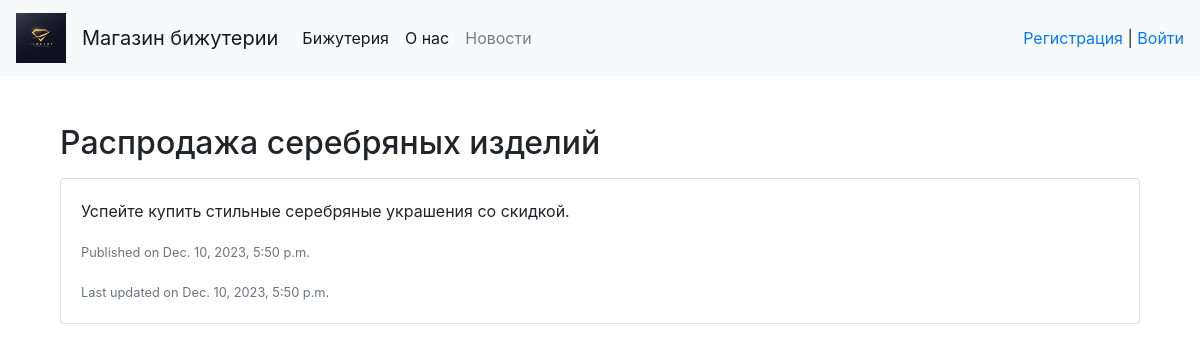
Page /news/news_detail/7/ on the committed database.
### news/models.py (models this page shows, shortened)
class News(models.Model):
    title = models.CharField(max_length=255)
    content = models.TextField()
    created_at = models.DateTimeField(auto_now_add=True)
    updated_at = models.DateTimeField(auto_now=True)

### news/views.py (the view)
# urls.py: path('news_detail/<int:pk>/', news_detail, name='news_detail'),
def news_detail(request, pk):
    news = get_object_or_404(News, pk=pk)
    return render(request, 'news/news_detail.html', {'news': news})

### templates/news/news_detail.html
{% extends 'app/base.html' %}
{% block content %}
  <div class="container mt-5">
    <h2>{{ news.title }}</h2>
    <div class="card mt-3">
      <div class="card-body">
        <p class="card-text">{{ news.content }}</p>
        <p class="card-text"><small class="text-muted">Published on {{ news.created_at }}</small></p>
        <p class="card-text"><small class="text-muted">Last updated on {{ news.updated_at }}</small></p>
      </div>
    </div>
  </div>
{% endblock %}

### rows in the picture
News: title "Распродажа серебряных изделий", content "Успейте купить стильные серебряные украшения со скидкой.", created_at "Dec. 10, 2023, 5:50 p.m.", updated_at "Dec. 10, 2023, 5:50 p.m."
